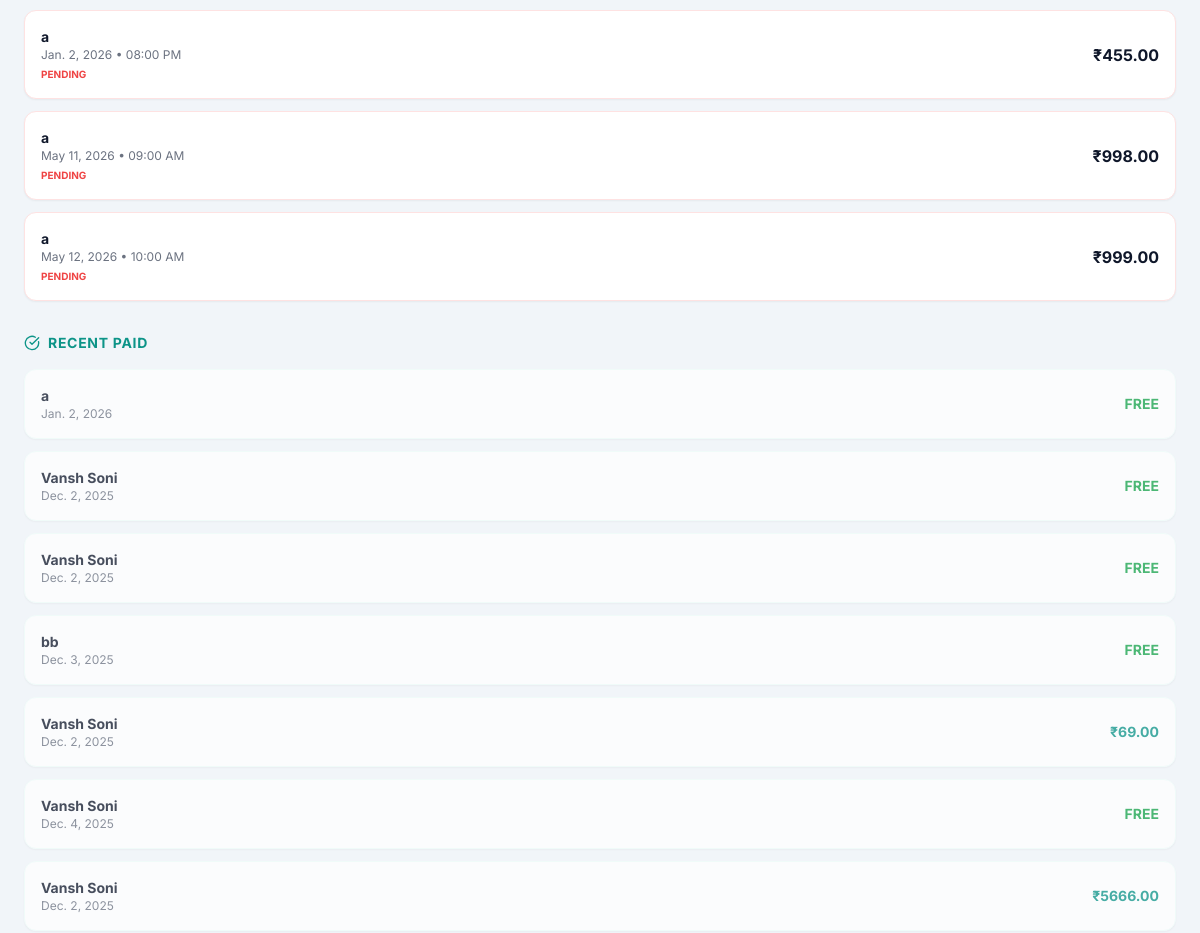
/custom-admin/payments/ (signed in, middle part), run on an earlier commit of the app's database.
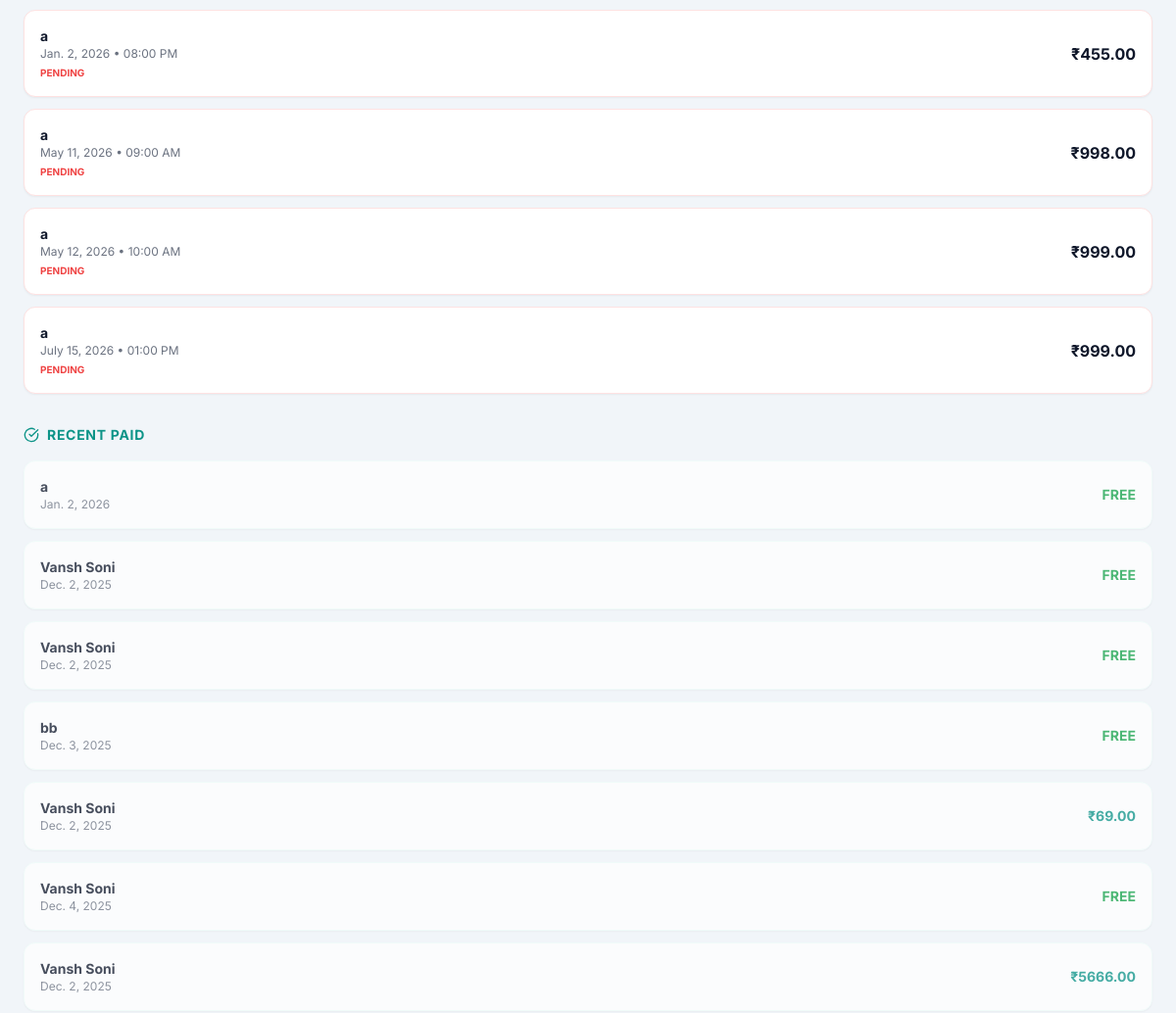
And on a later commit of the database.
### appointments/models.py (models this page shows, shortened)
class Appointment(models.Model):
    STATUS_CHOICES = [
        ('PENDING', 'Pending'),
        ('CONFIRMED', 'Confirmed'),
        ('COMPLETED', 'Completed'),
        ('CANCELLED', 'Cancelled'),
    ]
    PAYMENT_STATUS_CHOICES = [
        ('PENDING', 'Pending'),
        ('PAID', 'Paid'),
        ('FAILED', 'Failed'),
    ]
    BOOKING_SOURCE_CHOICES = [
        ('PATIENT', 'Patient'),
        ('DOCTOR', 'Doctor'),
    ]
    patient = models.ForeignKey(Patient, on_delete=models.CASCADE, related_name='appointments')
    slot = models.ForeignKey(DailySlot, on_delete=models.CASCADE, related_name='appointments')
    status = models.CharField(max_length=20, choices=STATUS_CHOICES, default='CONFIRMED') # Default confirmed for patient booking
    payment_status = models.CharField(max_length=20, choices=PAYMENT_STATUS_CHOICES, default='PENDING')
    booking_source = models.CharField(max_length=10, choices=BOOKING_SOURCE_CHOICES, default='PATIENT')
    symptoms = models.TextField(blank=True, null=True)
    fee = models.DecimalField(max_digits=10, decimal_places=2, null=True, blank=True)
    is_free = models.BooleanField(default=False)
    razorpay_order_id = models.CharField(max_length=100, null=True, blank=True)
    razorpay_payment_id = models.CharField(max_length=100, null=True, blank=True)
    razorpay_signature = models.CharField(max_length=200, null=True, blank=True)
    created_at = models.DateTimeField(auto_now_add=True)
    updated_at = models.DateTimeField(auto_now=True)

class DailySlot(models.Model):
    date = models.DateField()
    time = models.TimeField()
    capacity = models.PositiveIntegerField(default=1)
    booked_count = models.PositiveIntegerField(default=0)
    is_active = models.BooleanField(default=True)
    class Meta:
        unique_together = ('date', 'time')
        ordering = ['date', 'time']

### accounts/models.py (models this page shows, shortened)
class Patient(models.Model):
    GENDER_CHOICES = [
        ('M', 'Male'),
        ('F', 'Female'),
        ('O', 'Other'),
    ]
    user = models.OneToOneField(User, on_delete=models.CASCADE)
    full_name = models.CharField(max_length=120)
    email = models.EmailField()
    phone = models.CharField(max_length=20, unique=True)
    dob = models.DateField(null=True, blank=True)
    gender = models.CharField(max_length=1, choices=GENDER_CHOICES)
    country = models.CharField(max_length=50)
    address = models.TextField(null=True, blank=True)
    created_at = models.DateTimeField(auto_now_add=True)

### adminpanel/views.py (the view)
# urls.py: path('payments/', views.payments, name='payments'),
@login_required
def payments(request):
    pending = Appointment.objects.filter(
        payment_status__in=['PENDING', 'FAILED'],
        fee__isnull=False,
        is_free=False
    ).select_related('patient', 'slot').order_by('slot__date')
    paid = Appointment.objects.filter(
        Q(payment_status='PAID') | Q(is_free=True)
    ).select_related('patient', 'slot').order_by('-updated_at')[:50]
    context = {
        'pending': pending,
        'paid': paid,
        'active_tab': 'payments'
    }
    return render(request, 'adminpanel/payments.html', context)

### templates/adminpanel/payments.html (shortened to what this page needs)
{% extends 'adminpanel/base_mobile.html' %} {% block content %}
<div class="p-6">
  <div class="mb-8">
    {% if pending %}
    <div class="space-y-3">
      {% for appt in pending %}
      <div
        class="bg-white p-4 rounded-xl border border-red-100 shadow-sm flex justify-between items-center"
      >
        <div>
          <h3 class="font-bold text-primary text-sm">
            {{ appt.patient.full_name }}
          </h3>
          <p class="text-xs text-gray-500">
            {{ appt.slot.date }} • {{ appt.slot.time|date:"h:i A" }}
          </p>
          <span class="text-[10px] font-bold text-red-500 uppercase mt-1 block"
            >{{ appt.payment_status }}</span
          >
        </div>
        <div class="text-right">
          <span class="block font-bold text-primary"
            >{% if appt.is_free %}<span class="text-green-600">FREE</span>{% elif appt.fee %}₹{{ appt.fee }}{% else %}<span class="text-gray-400 text-xs">Not Set</span>{% endif %}</span
          >
        </div>
      </div>
      {% endfor %}
    </div>
    {% else %}
    <p class="text-gray-400 text-sm">No pending payments.</p>
    {% endif %}
  </div>
  <div>
    <h2
      class="text-sm font-bold text-teal-600 uppercase tracking-wider mb-4 flex items-center gap-2"
    >
      <i data-lucide="check-circle" class="w-4 h-4"></i> Recent Paid
    </h2>
    {% if paid %}
    <div class="space-y-3">
      {% for appt in paid %}
      <div
        class="bg-white p-4 rounded-xl border border-teal-50 shadow-sm flex justify-between items-center opacity-75"
      >
        <div>
          <h3 class="font-bold text-primary text-sm">
            {{ appt.patient.full_name }}
          </h3>
          <p class="text-xs text-gray-500">{{ appt.slot.date }}</p>
        </div>
        <span class="font-bold text-teal-600 text-sm"
          >{% if appt.is_free %}<span class="text-green-600">FREE</span>{% elif appt.fee %}₹{{ appt.fee }}{% else %}<span class="text-gray-400 text-xs">Not Set</span>{% endif %}</span
        >
      </div>
      {% endfor %}
    </div>
    {% else %}
    <p class="text-gray-400 text-sm">No paid history.</p>
    {% endif %}
  </div>
</div>
{% endblock %}

What changed in the data, as far as the page shows it:
added Appointment: patient.full_name "a", slot "July 15, 2026", slot.time "01:00 PM", payment_status "PENDING", fee "999.00"
